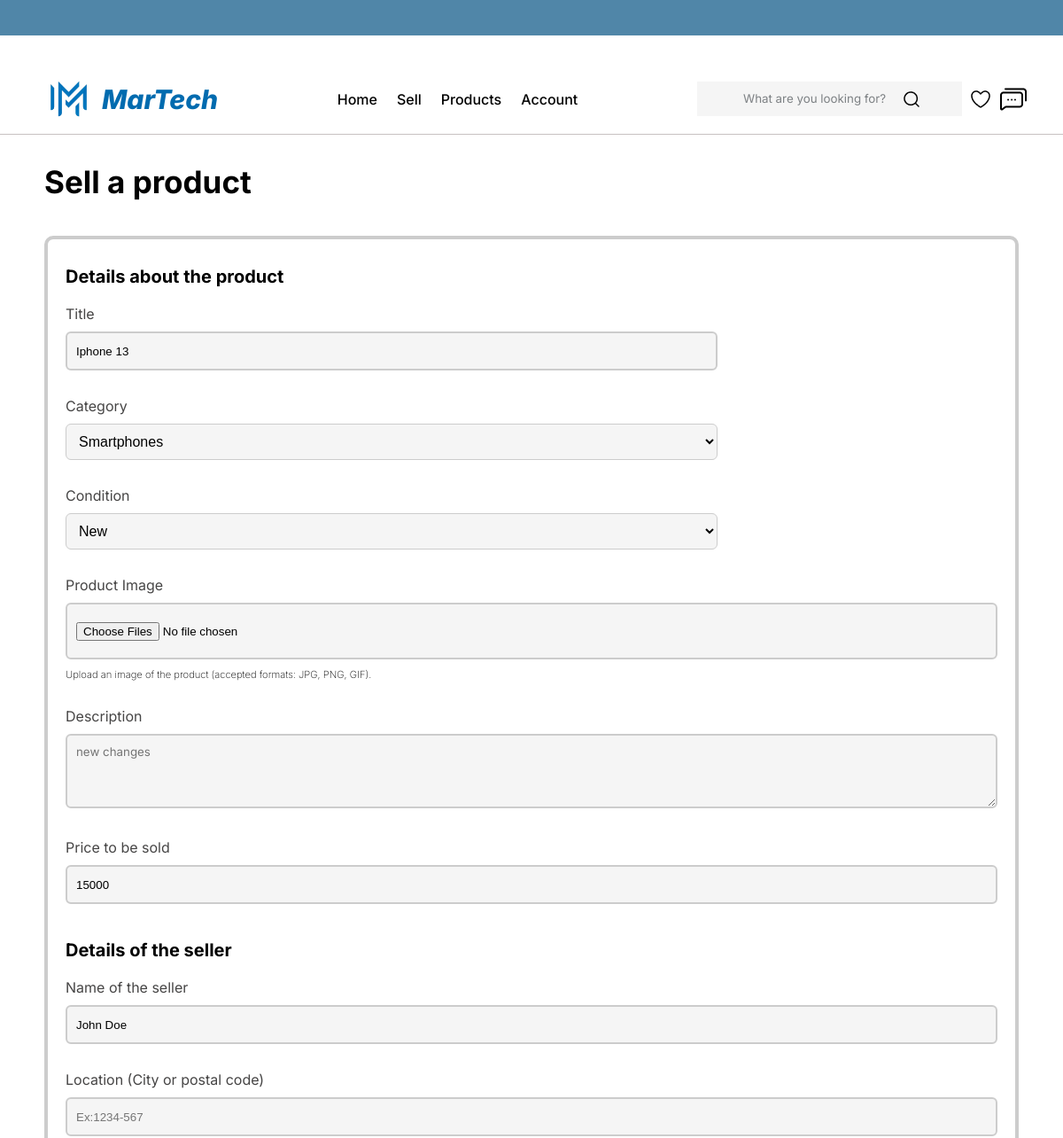
Before: /pages/editad.php?id=1 (signed in, upper part) with the older database file.
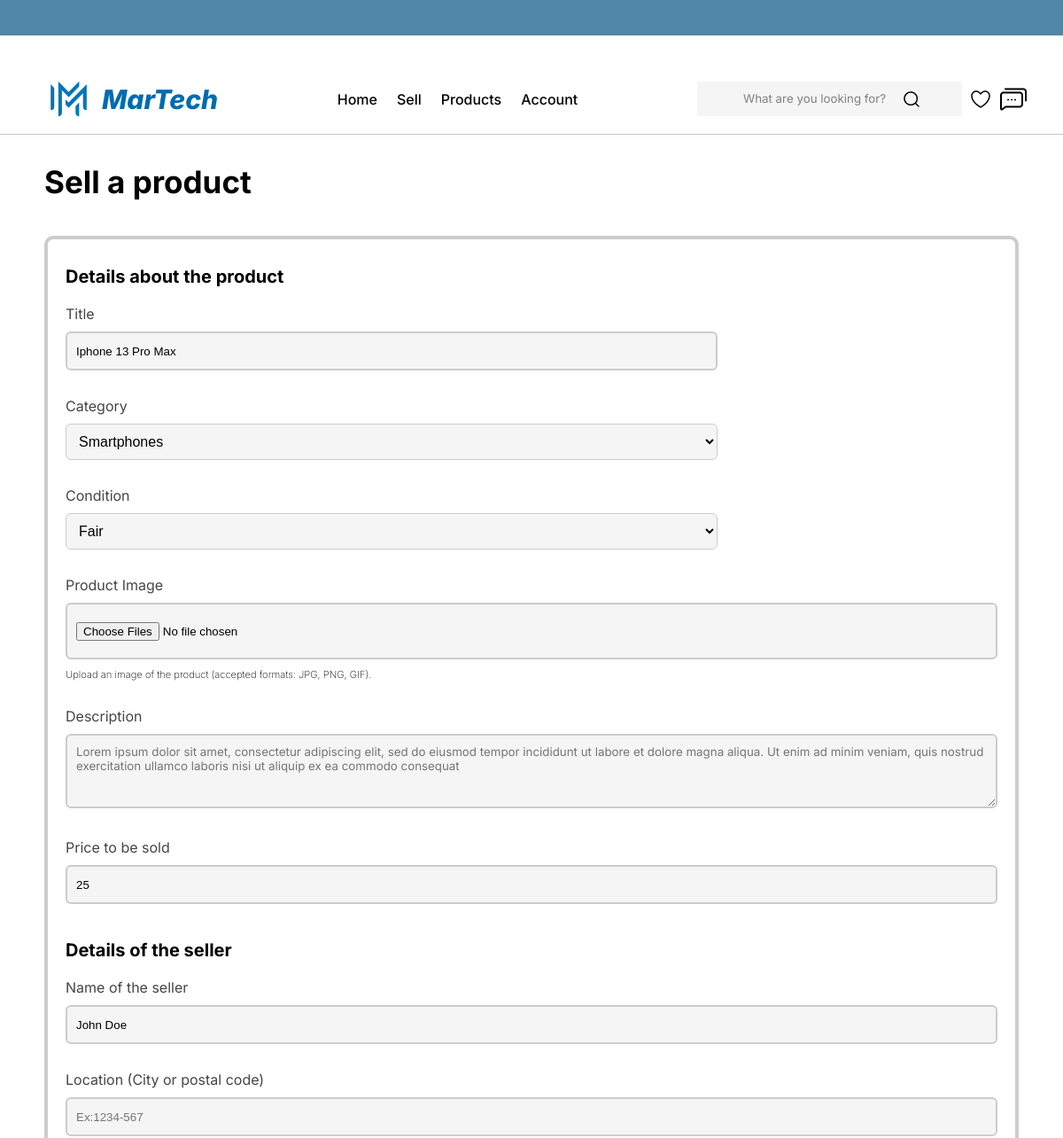
After: the same page with the newer database file.
### tables this page shows
CREATE TABLE ITEMS(
id INT PRIMARY KEY NOT NULL,
name TEXT NOT NULL,
description TEXT NOT NULL,
price DECIMAL(10, 2) NOT NULL,
old_price DECIMAL(10, 2),
category TEXT NOT NULL,
condition TEXT NOT NULL,
location TEXT NOT NULL,
main_image TEXT NOT NULL,
published_time TIMESTAMP DEFAULT CURRENT_TIMESTAMP,
seller_id INT NOT NULL,
FOREIGN KEY (seller_id) REFERENCES USERS(id)
);

### data/connection.php (called while the page is built)
<?php
    function getDatabaseConnection(){
        $db = new PDO('sqlite:' . __DIR__ . '/../data/martechplace.db');
        return $db;
    }
?>

### data/item.php (called while the page is built, shortened)
<?php
class Item {
    public function __construct(int $id, string $name, string $description, float $price, string $category, string $condition, string $location, string $main_image, int $seller_id){
        $this->name = $name;
        $this->description = $description;
        $this->price = $price;
        $this->category = $category;
        $this->condition = $condition;
        $this->main_image = $main_image;
    }
    static function findItem($id, $db): ?Item {
        $query = 'SELECT * FROM Items WHERE id = ?';
        $stmt = $db->prepare($query);
        $stmt->execute(array($id));
        $item = $stmt->fetch();
        if($item){
            $seller_id = (int) $item['seller_id'];
            $item_id = (int) $item['id'];
            return new Item(
                $item_id,
                $item['name'],
                $item['description'],
                $item['price'],
                $item['category'],
                $item['condition'],
                $item['location'],
                $item['main_image'],
                $seller_id,
            );
        } else {
            return NULL;
        }
    }
}
?>

### utils/session.php (called while the page is built, shortened)
<?php
  class Session {
    static function getName() : ?string {
      return isset($_SESSION['name']) ? $_SESSION['name'] : 'null';
    }
  }
?>

### templates/editad_tpl.php (the view, shortened to what this page needs)
<?php
function drawEditAd(){
  require_once(__DIR__ .'/../data/connection.php');
  require_once(__DIR__ .'/../templates/common_tpl.php');
  require_once(__DIR__ .'/../utils/session.php');
  require_once(__DIR__ .'/../data/item.php');
  $session = new Session();
?>
<section class="section">
    <div class="container">
        <p>Sell a product</p>
    <div class="container billing_container">
      <div class="billing_form">
        <p>Details about the product</p>
        <?php
        $item = Item::findItem($_GET['id'], getDatabaseConnection());
        ?>
            <form action="../actions/editAd.php" method="post" enctype="multipart/form-data">
                  <div class="title">
                    <div class="input-wrapper" id="input_title">
                      <label for="title">Title</label>
                      <input type="text" name="name" id="title_product" value="<?php echo $item->name;?>" required>
                    </div>
                  </div>
                  <div class="category">
                    <label for="category">Category</label>
                    <select name="category" id="category" required>
                      <option value="<?php echo $item->category;?>" disabled selected><?php echo $item->category;?></option>
                    </select>
                  </div>
                  <div class="category">
                    <label for="condition">Condition</label>
                    <select name="condition" id="category" required>
                      <option value="<?php echo $item->condition;?>" disabled selected><?php echo $item->condition;?></option>
                    </select>
                  </div>
                  <div class="upload-image">
                    <label for="image">Product Image</label>
                    <input type="file" name="image" id="image" multiple accept="image/*" value="<?php echo $item->main_image;?>" required>
                    <p>Upload an image of the product (accepted formats: JPG, PNG, GIF).</p>
                  </div>
                  <div class="description">
                      <label for="product_description">Description</label>
                      <textarea id="description" name="description" rows="4" cols="50" placeholder="<?php echo $item->description;?>" value="<?php echo $item->description;?>"></textarea>
                  </div>
                  <div class="price">
                    <label for="price">Price to be sold</label>
                    <input type="text" name="price" id="address" placeholder="<?php echo $item->price;?>" value="<?php echo $item->price;?>">
                </div>
                  <p>Details of the seller</p>
                  <div class="name">
                    <label for="name">Name of the seller</label>
                    <input type="text" name="seller" id="address" placeholder="Ex: John Doe" value="<?php echo
      $session->getName();
      ?>">
                </div>
                <div class="address">
                    <label for="address">Location (City or postal code)</label>
                    <input type="text" name="location" id="address" placeholder="Ex:1234-567">
                </div>
              </form>
      </div>
      </div>
      </div>
    </section>
<?php } ?>

Changed rows visible on the page:
changed items "Smartphones": name "Iphone 13" → "Iphone 13 Pro Max"; condition "New" → "Fair"; description "new changes" → (not shown); price "15000" → "25"
